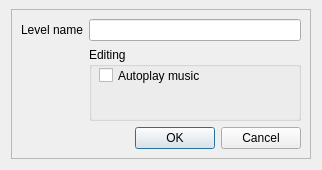
<?xml version="1.0" encoding="UTF-8"?>
<ui version="4.0">
 <class>LevelProps</class>
 <widget class="QDialog" name="LevelProps">
  <property name="windowModality">
   <enum>Qt::WindowModal</enum>
  </property>
  <property name="geometry">
   <rect>
    <x>0</x>
    <y>0</y>
    <width>318</width>
    <height>168</height>
   </rect>
  </property>
  <property name="contextMenuPolicy">
   <enum>Qt::NoContextMenu</enum>
  </property>
  <property name="windowTitle">
   <string>Level Properties</string>
  </property>
  <property name="locale">
   <locale language="English" country="UnitedStates"/>
  </property>
  <property name="modal">
   <bool>false</bool>
  </property>
  <layout class="QGridLayout" name="gridLayout" rowminimumheight="150" columnminimumwidth="300">
   <property name="sizeConstraint">
    <enum>QLayout::SetFixedSize</enum>
   </property>
   <property name="topMargin">
    <number>9</number>
   </property>
   <item row="0" column="0">
    <widget class="QFrame" name="frame">
     <property name="frameShape">
      <enum>QFrame::StyledPanel</enum>
     </property>
     <property name="frameShadow">
      <enum>QFrame::Raised</enum>
     </property>
     <layout class="QGridLayout" name="gridLayout_2">
      <item row="0" column="0">
       <widget class="QLabel" name="label">
        <property name="text">
         <string>Level name</string>
        </property>
       </widget>
      </item>
      <item row="0" column="1" colspan="2">
       <widget class="QLineEdit" name="LVLPropLevelTitle"/>
      </item>
      <item row="2" column="2">
       <widget class="QDialogButtonBox" name="LVLPropButtonBox">
        <property name="orientation">
         <enum>Qt::Horizontal</enum>
        </property>
        <property name="standardButtons">
         <set>QDialogButtonBox::Cancel|QDialogButtonBox::Ok</set>
        </property>
       </widget>
      </item>
      <item row="1" column="1" colspan="2">
       <widget class="QGroupBox" name="groupBox">
        <property name="title">
         <string>Editing</string>
        </property>
        <widget class="QCheckBox" name="checkBox">
         <property name="geometry">
          <rect>
           <x>10</x>
           <y>20</y>
           <width>147</width>
           <height>17</height>
          </rect>
         </property>
         <property name="text">
          <string>Autoplay music</string>
         </property>
        </widget>
       </widget>
      </item>
     </layout>
    </widget>
   </item>
  </layout>
 </widget>
 <resources/>
 <connections>
  <connection>
   <sender>LVLPropButtonBox</sender>
   <signal>accepted()</signal>
   <receiver>LevelProps</receiver>
   <slot>accept()</slot>
   <hints>
    <hint type="sourcelabel">
     <x>248</x>
     <y>254</y>
    </hint>
    <hint type="destinationlabel">
     <x>157</x>
     <y>274</y>
    </hint>
   </hints>
  </connection>
  <connection>
   <sender>LVLPropButtonBox</sender>
   <signal>rejected()</signal>
   <receiver>LevelProps</receiver>
   <slot>reject()</slot>
   <hints>
    <hint type="sourcelabel">
     <x>316</x>
     <y>260</y>
    </hint>
    <hint type="destinationlabel">
     <x>286</x>
     <y>274</y>
    </hint>
   </hints>
  </connection>
 </connections>
</ui>
